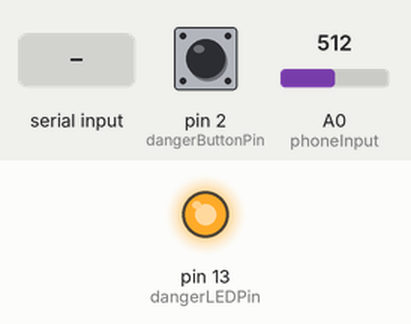
Simulated run of this sketch. Board: Arduino Uno, built with avr-gcc and run on an emulated ATmega328P. On the bench: output pins drawn as LEDs (lit = HIGH). The inputs (shaded band) are chosen by the test bench; at power-on: A0 (phoneInput) = 512, pin 2 (dangerButtonPin) HIGH. What the sketch prints to the serial monitor is not drawn.

Above: at 1.2 s.
1.3 s: A0 (phoneInput) set to 0
At 4.0 s:
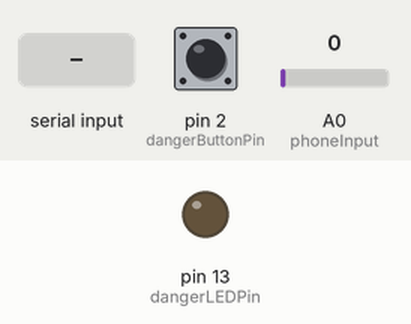
4.3 s: "D" received over Serial
At 5.4 s:
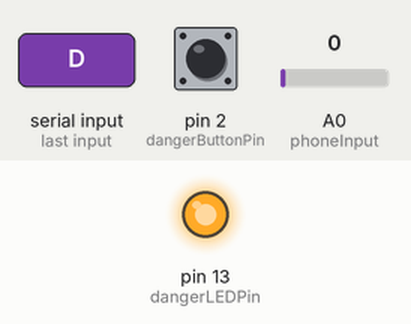
7.3 s: pin 2 (dangerButtonPin) pulsed LOW 5 times (0.12 s each, 0.3 s apart)
Timing chart, 0 to 10.3 s (numbered marks = the images above; inputs shaded):
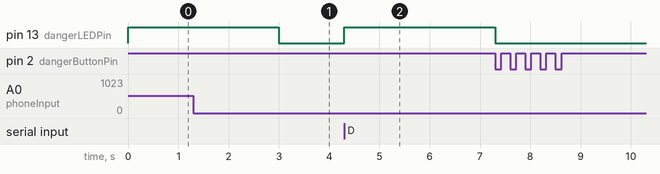

Measured:
- after the input at 4.3 s, pin 13 (dangerLEDPin): LOW → HIGH at once

The sketch:

General_XBee.ino
```cpp
/*
 * General Device Code with XBee
 *
 * Setup:
 * XBee - Arduino
 * VSS  - GND
 * VCC  - 3V
 * DOUT - RX
 * DIN  - TX
 *
 * Danger Button
 * One end to d2
 * Other end to GND
 *
 * Function:
 * Pressing Danger Button should broadcast a danger message.
 * Receiving a danger message should turn on LED for 3 seconds.
 */

const int dangerButtonPin = 2;
const int dangerLEDPin = 13;
long lastDangerMessageReceivedTime = 0;
const int phoneInput = A0; // ghetto ass input
const int analogThresh = 200;

/*
 * Debouncing State
 * Based on Debounce tutorial.
 */
const long debounceDelay = 50; // debounce time threshold
int dangerButtonState;
int previousDangerButtonReading = HIGH;
long lastDebounceTime = 0;

// for audio checking

int currentValue = 0;
int prevValue = 0;


void setup() {
  Serial.begin(9600);

  pinMode(dangerButtonPin, INPUT_PULLUP);
  pinMode(dangerLEDPin, OUTPUT);


}

void loop() {
  // Danger LED
  if(Serial.available()){
    char getData = Serial.read();
    if(getData == 'D'){
      lastDangerMessageReceivedTime = millis();
    }
  }

  if (millis() - lastDangerMessageReceivedTime > 3000) {
    digitalWrite(dangerLEDPin, LOW);
  } else {
     digitalWrite(dangerLEDPin, HIGH);
  }

  // Danger Button
  int dangerButtonReading = digitalRead(dangerButtonPin);

  if (dangerButtonReading != previousDangerButtonReading) {
    // Potential state change detected. Set time marker.
    lastDebounceTime = millis();
  }

  if (millis() - lastDebounceTime > debounceDelay) {
    // Debounce time threshold passed
    if (dangerButtonReading != dangerButtonState) {
      // Actual State change detected.
      dangerButtonState = dangerButtonReading;
      if (dangerButtonReading == HIGH) {
        // Button released.
        Serial.print("D");
      }
    }
  }
  previousDangerButtonReading = dangerButtonReading;

  prevValue = currentValue;
  currentValue = analogRead(phoneInput);
  if ( currentValue ==0 && prevValue != 0){
    Serial.print("X");
  }


}
```
